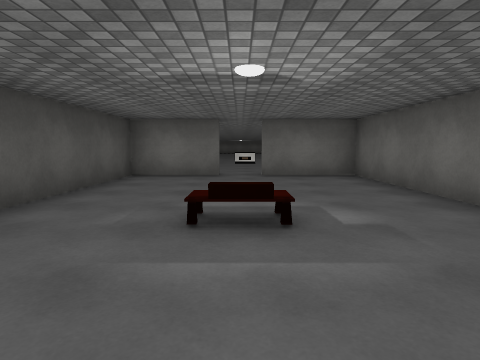
view 1 (above)

20 first-person views from a walk through a 3-D level made in the Unity game engine. The camera is 1.3 m above the floor, tilts 6° down and sees 75° across. The floor is counted in squares, 2 m on a side. Each view is taken from the middle of a square. On the plan, view 1 faces up. The plan holds only what a view shows up to about 10 squares ahead; the rest is blank. The place goes on beyond the plan. The player character is not drawn. Door leaves are left out, so doorways stand open. Surface patterns are stand-ins for the level's own textures.

view 2
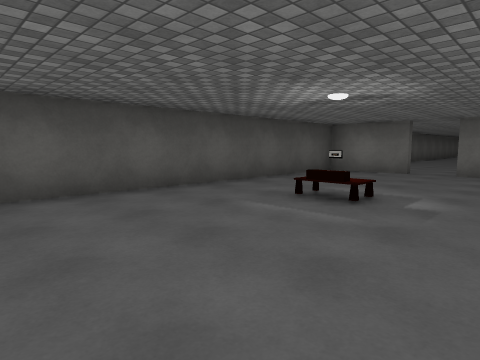

view 3
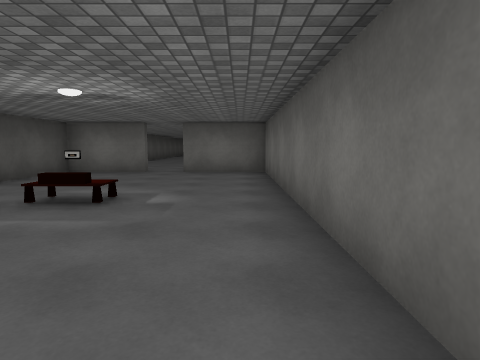

view 4
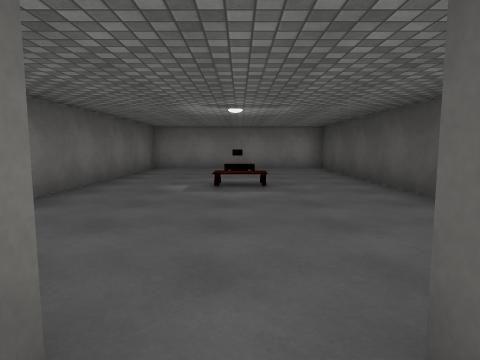

view 5
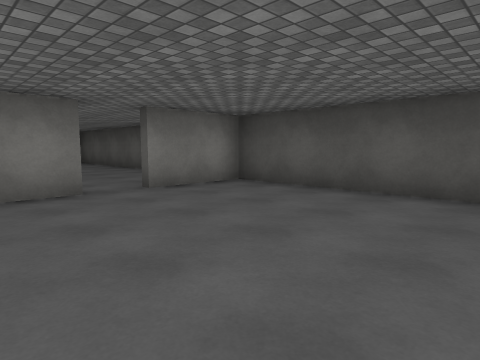

view 6
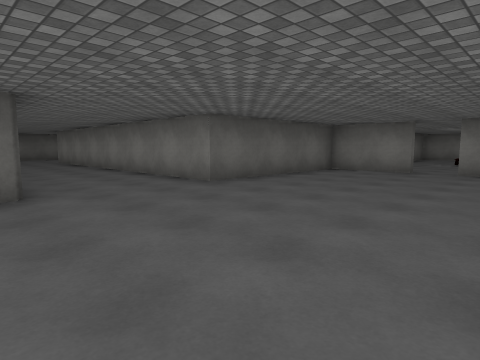

view 7
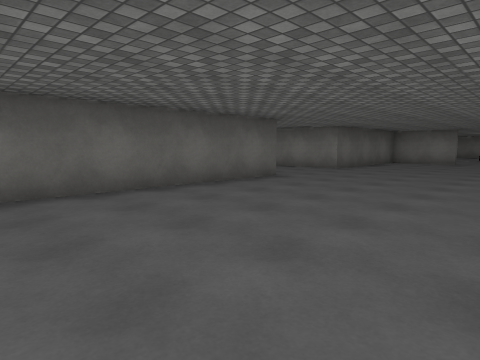

view 8
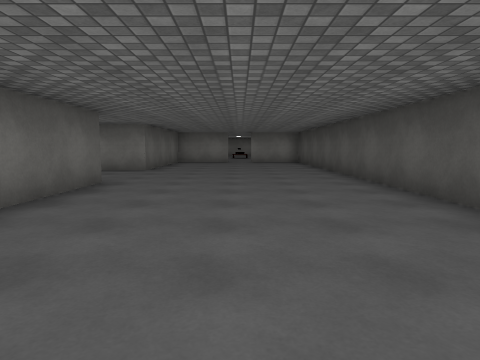

view 9
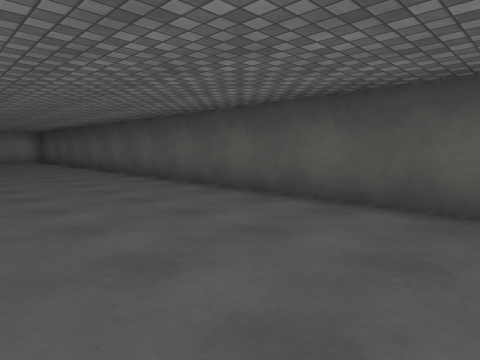

view 10
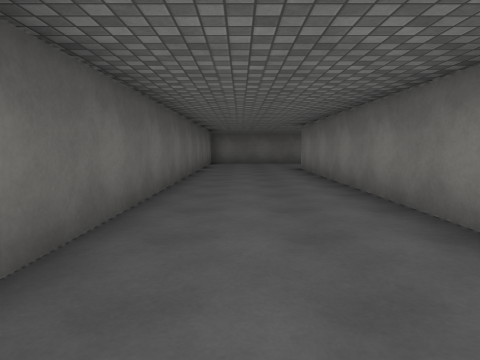

view 11
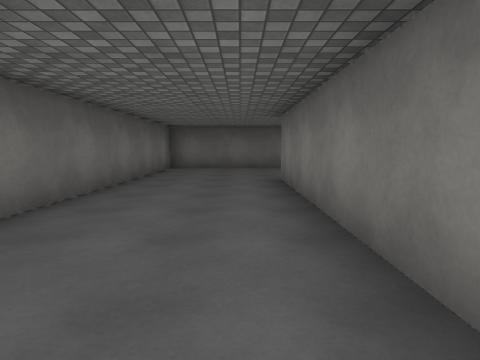

view 12
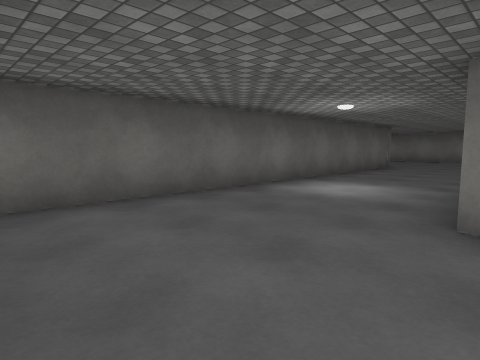

view 13
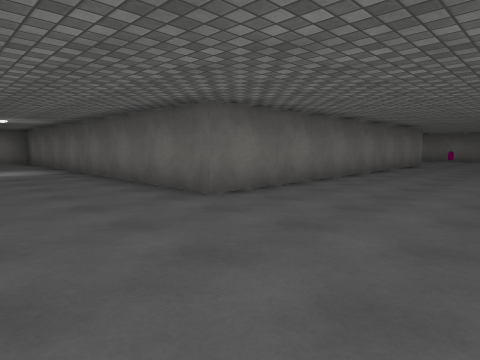

view 14
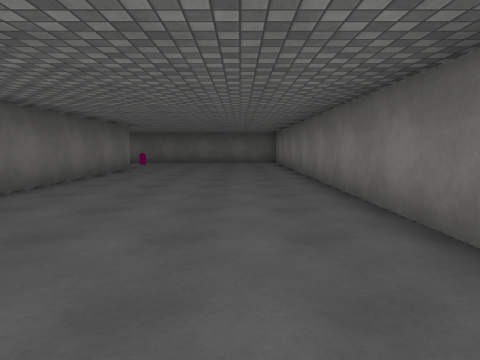

view 15
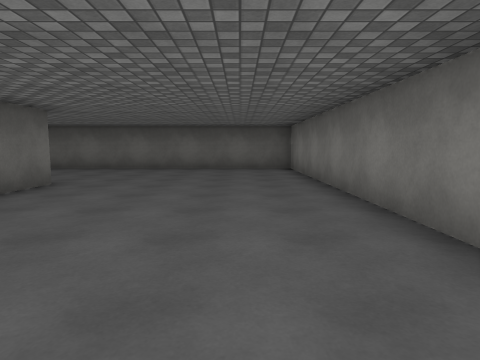

view 16
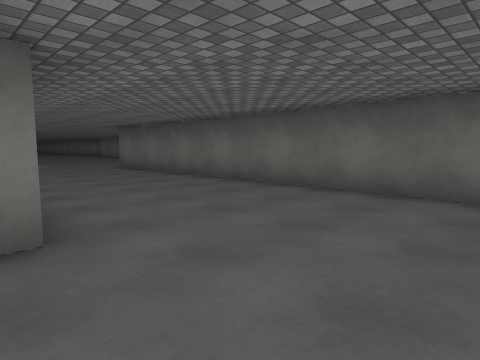

view 17
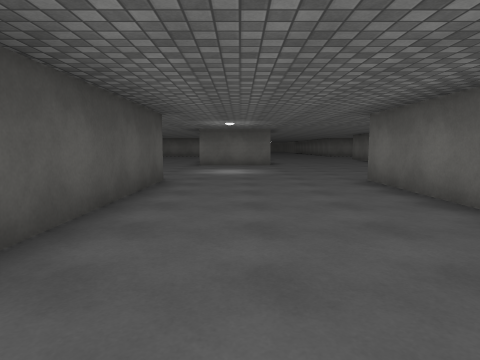

view 18
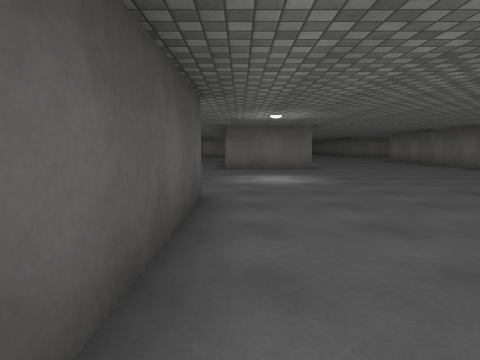

view 19
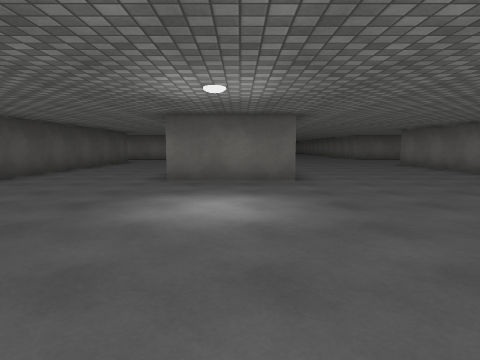

view 20
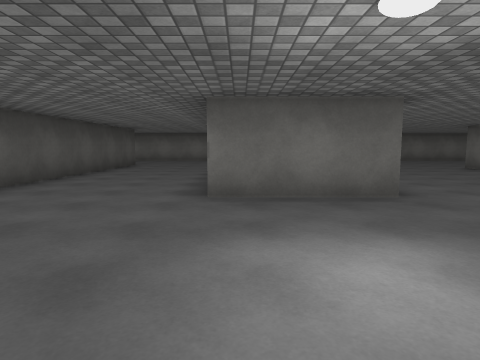

### Floor plan
Points are (right, up) in squares from view 1. A wall is a line through its corners. A room is listed if a view was taken in it or the views show most of it. See-through windows are left out.
Room 1 (views 1, 2, 3)
walls: (-0.4, 7.2) (-2.5, 7.2) (-2.5, -1.7) (2.7, -1.7) (2.7, 7.2) (0.5, 7.2)
ways out: open door at (0, 7) to room 2
Room 2 (views 4, 5, 6, 7, 8, 9, 10, 11, 12, 13, 14, 15, 16, 17, 18, 19, 20)
walls: (25.5, 12.2) (25.5, 7.9); (2.7, 15.1) (2.7, 20.5); (17.9, -0.5) (29.5, -0.5) (29.5, 12.2); (22.1, 23) (22.1, 17.2); (25.6, 4.3) (15.8, 4.3) (15.8, 15.2) (4.5, 15.2); (28.1, 17) (25.5, 17); (0.5, 7.5) (2.7, 7.5) (2.7, 12.2) (12.5, 12.2); (33, 17) (33, 22.8); (-2.5, 22.6) (-2.5, 7.5) (-0.4, 7.5)
ways out: open door at (0, 7) to room 1
objects: other object (21, 3)

Where each view was taken, in squares from view 1:
view 1: 0 up, 0 right, facing up
view 2: 1 down, 2 right, facing up-left
view 3: 1 down, 2 right, facing up
view 4: 8 up, 0 right, facing down
view 5: 12 up, 2 right, facing down-left
view 6: 16 up, 2 left, facing down-right
view 7: 21 up, 2 left, facing down-right
view 8: 21 up, 0 right, facing down
view 9: 23 up, 1 right, facing down-left
view 10: 14 up, 3 right, facing right
view 11: 13 up, 6 right, facing right
view 12: 15 up, 12 right, facing down-right
view 13: 1 up, 13 right, facing up-right
view 14: 1 up, 16 right, facing right
view 15: 1 up, 20 right, facing right
view 16: 2 up, 25 right, facing up-right
view 17: 6 up, 27 right, facing up
view 18: 8 up, 26 right, facing up
view 19: 11 up, 27 right, facing up
view 20: 13 up, 26 right, facing up
